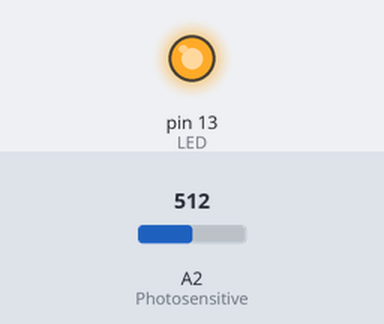
A sketch run on a simulated Arduino Uno, built with avr-gcc and run on an emulated ATmega328P. Parts: output pins drawn as LEDs (lit = HIGH). The inputs (shaded band) are chosen by the test bench; at power-on: A2 (Photosensitive) = 512. What the sketch prints to the serial monitor is not drawn.

Above: at 1.2 s.
1.3 s: A2 (Photosensitive) set to 868
2.8 s: A2 (Photosensitive) set to 889
At 3.4 s:
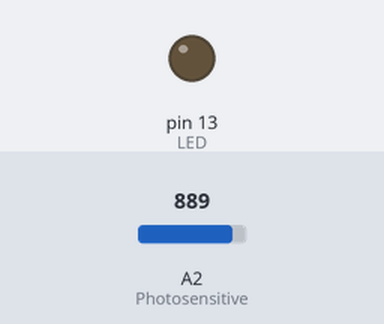
4.3 s: A2 (Photosensitive) set to 716
At 5.5 s:
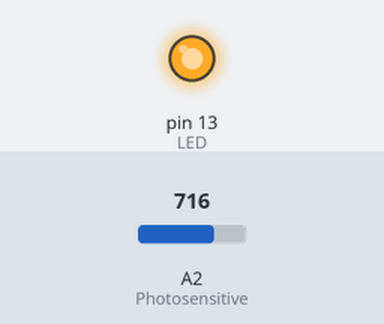
5.8 s: A2 (Photosensitive) set to 900
At 6.9 s:
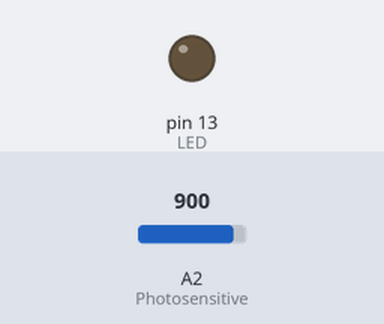
Timing chart, 0 to 8.3 s (numbered marks = the images above; inputs shaded):
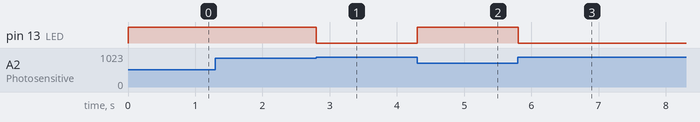

The sketch:

light_sensing.ino
```cpp
#define Photosensitive A2   //光敏传感器接在控制板上的A2
#define LED 13

uint8_t brightness;

void setup()
{
  Serial.begin(9600);   //主要用于调试时打印数据，这个程序没有使用
  pinMode(Photosensitive, INPUT);
  pinMode(LED, OUTPUT);
}

uint8_t AdcChange(uint16_t x)
{
  brightness = map(x, 0, 1023, 100, 0);   //最亮为100，最暗为0，中间一一对应(x待转换的值，0,1023x的范围，100,0需要转换到的范围）
  return brightness;
}

void loop()
{
  Serial.print(AdcChange(analogRead(Photosensitive)));
  Serial.print("\n");
  if(AdcChange(analogRead(Photosensitive)) >= 15)   //亮度大于10的我们认为是没有物体遮住光敏传感器
  {
    digitalWrite(LED, HIGH);    //点亮13口led灯
  }
  else
  {
    digitalWrite(LED, LOW);   //熄灭
  }
}
```

Measured:
- the behaviour switches between 879 and 880 on A2 (Photosensitive) (found by bisection; images 0 and 1)
- after the input at 2.8 s, pin 13 (LED): HIGH → LOW at once
- after the input at 4.3 s, pin 13 (LED): LOW → HIGH at once
- after the input at 5.8 s, pin 13 (LED): HIGH → LOW at once
